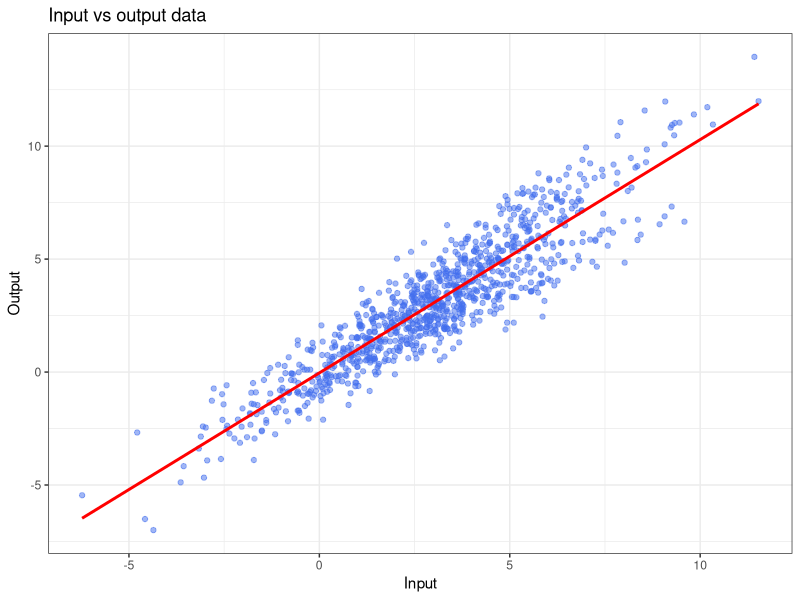
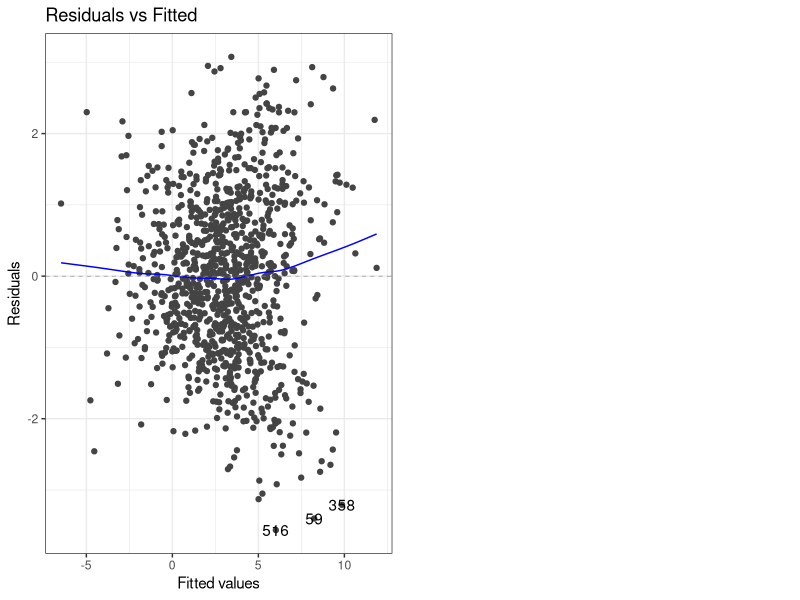
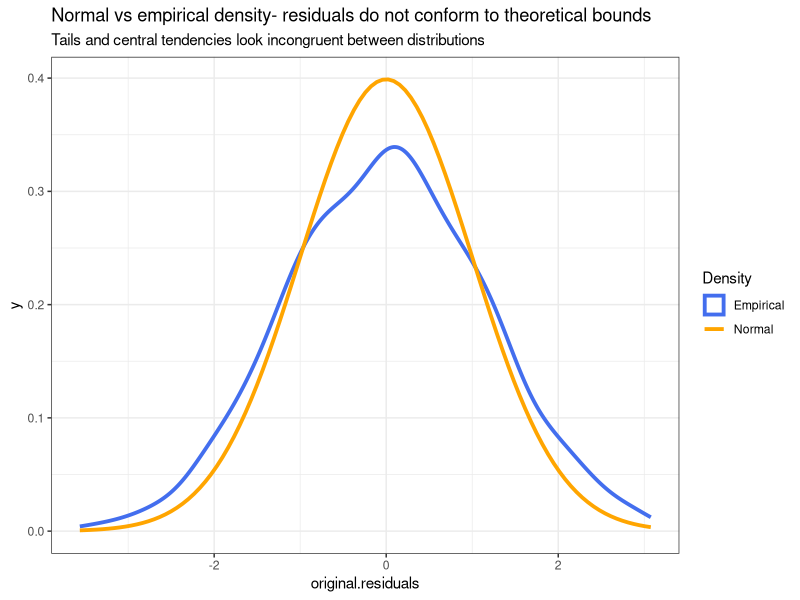
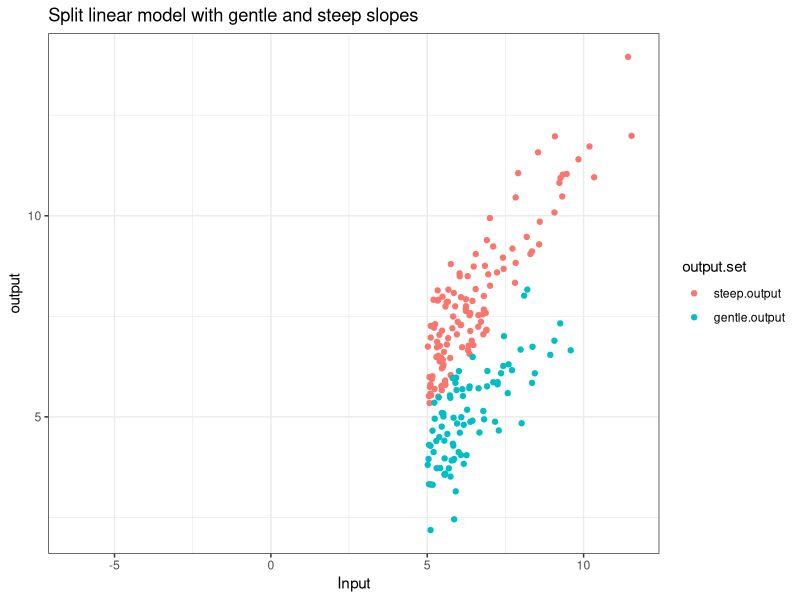
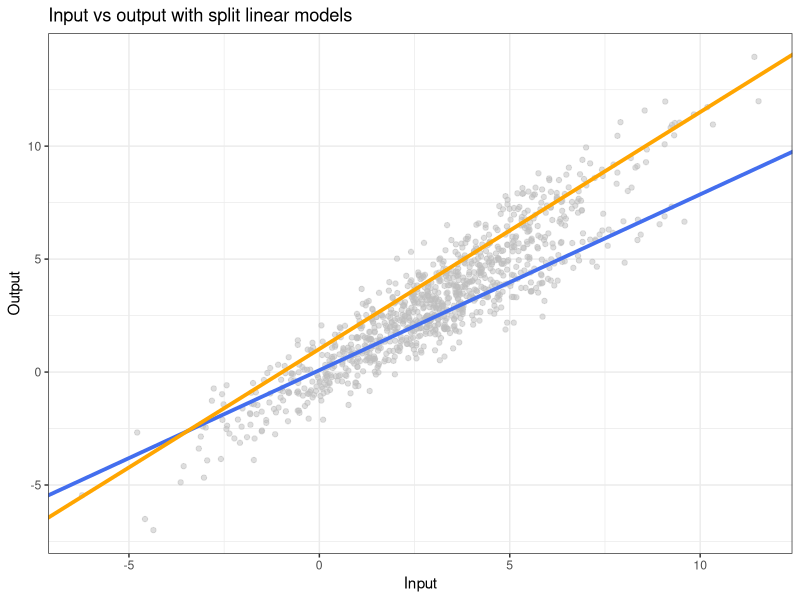
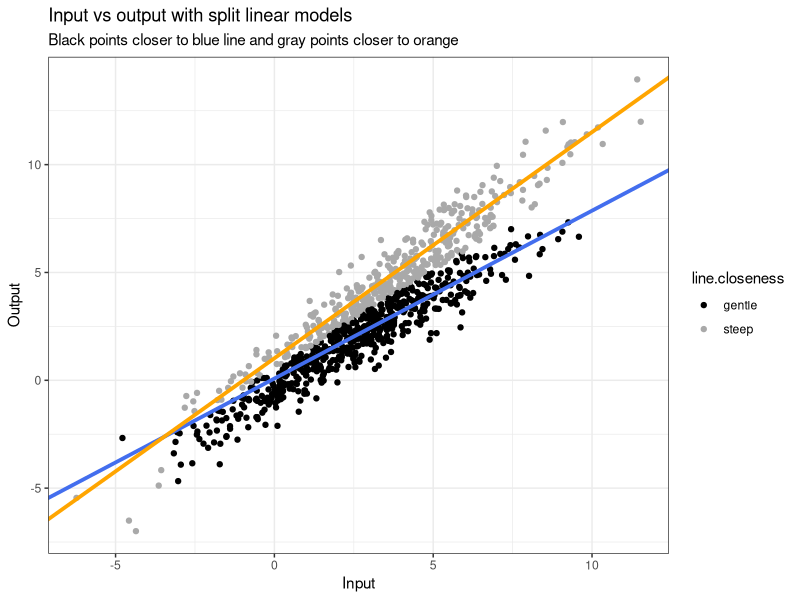
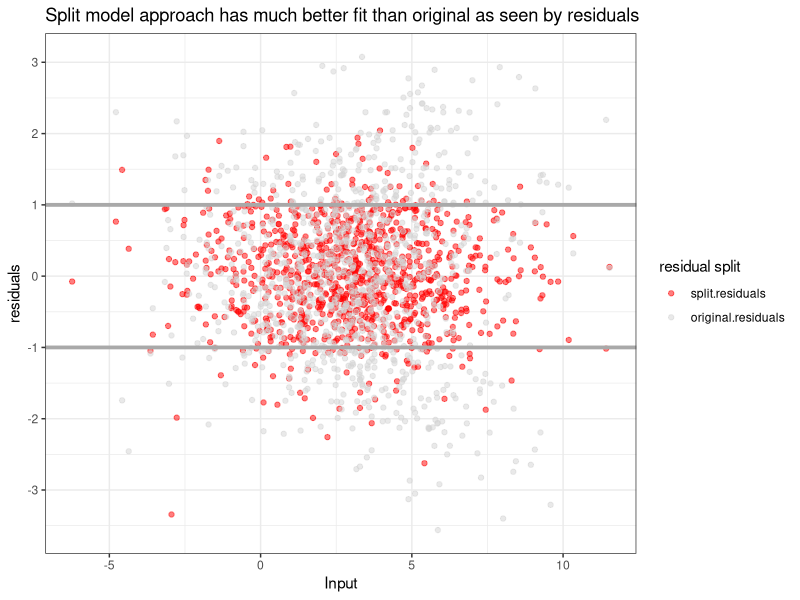
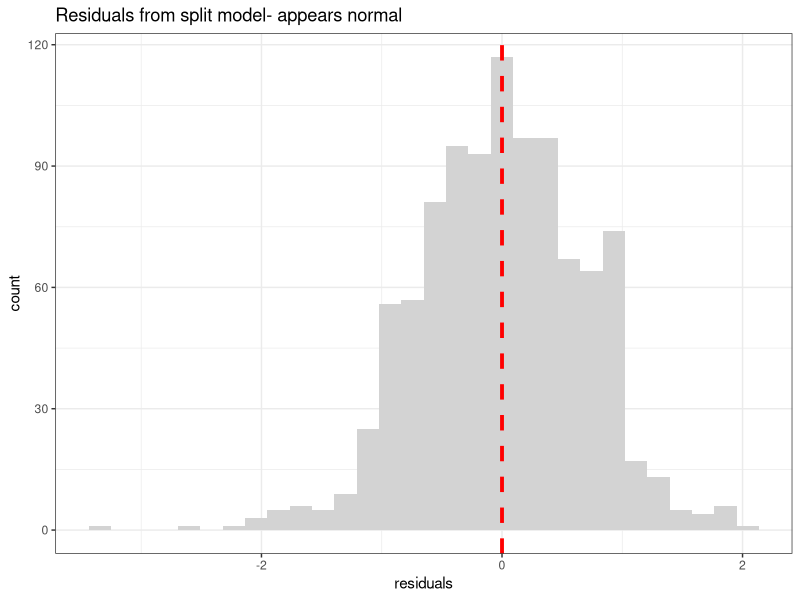

Here is the R script that generated these plots, in order: (Note: this script raises an error after producing the figures.)
library(dplyr)
library(ggplot2)
library(ggfortify)
library(reshape2)

regression_data <- read.csv("week5_statistical_analysis.csv", sep = ",")

str(regression_data)

theme_set(
  theme_bw()
)

regression_data %>%
  ggplot(aes(Input, Output)) +
  geom_jitter(colour = "royalblue2", alpha = .5) +
  geom_smooth(method = "lm", se = F, colour = "red") +
  labs(title = "Input vs output data")

linear_model <- lm(Output ~ Input, data = regression_data)

coefficients(linear_model)

regression_data <- regression_data %>%
  mutate(fitted.values = linear_model$fitted.values,
         original.residuals = linear_model$residuals)

summary(linear_model)

autoplot(linear_model, which = 1)

regression_data %>%
  ggplot(aes(original.residuals)) +
  geom_density(aes(colour = "Empirical"), size = 1.3) +
  stat_function(aes(colour = "Normal"), size = 1.3, fun = dnorm) +
  scale_colour_manual(name = "Density", values = c("royalblue2", "orange")) +
  labs(title = "Normal vs empirical density- residuals do not conform to theoretical bounds",
       subtitle = "Tails and central tendencies look incongruent between distributions")

input_threshold <- regression_data$Input >= 5

regression_data <- regression_data %>%
  mutate(steep.output = ifelse(input_threshold & (Output > fitted.values), 
                               Output, NA),
         gentle.output = ifelse(input_threshold & (Output <= fitted.values), 
                                Output, NA))

new_output <- regression_data %>%
  dplyr::select(Input, steep.output, gentle.output)

new_output <- melt(new_output, 
                   id.vars = "Input",
                   variable.name = "output.set",
                   value.name = "output")  
new_output %>%
  ggplot(aes(Input, output, colour = output.set)) +
  geom_jitter(na.rm = T) +
  labs(title = "Split linear model with gentle and steep slopes")

#training new models with split sample output
steep_lm <- lm(steep.output ~ Input, data = regression_data)

gentle_lm <- lm(gentle.output ~ Input, data = regression_data)

summary(steep_lm)

summary(steep_lm)$coefficients

summary(steep_lm)$sigma

summary(gentle_lm)

regression_data %>%
  ggplot(aes(Input, Output)) +
  geom_jitter(colour = "gray", alpha = .5) +
  geom_abline(intercept = gentle_lm$coefficients[1], 
              slope = gentle_lm$coefficients[2], 
              colour = "royalblue2", size = 1.3) +
  geom_abline(intercept = steep_lm$coefficients[1], 
              slope = steep_lm$coefficients[2], 
              colour = "orange", size = 1.3) +
  labs(title = "Input vs output with split linear models")

regression_data <- regression_data %>%
  mutate(steep.distance = abs(
    Output - Input * steep_lm$coefficients[2] - steep_lm$coefficients[1]),
    gentle.distance = abs(
      Output - Input * gentle_lm$coefficients[2] - gentle_lm$coefficients[1]),
    line.closeness = ifelse(steep.distance < gentle.distance, "steep", "gentle"))

regression_data %>%
  ggplot(aes(Input, Output, colour = line.closeness)) +
  geom_jitter() +
  geom_abline(intercept = gentle_lm$coefficients[1], 
              slope = gentle_lm$coefficients[2], 
              colour = "royalblue2", size = 1.3) +
  geom_abline(intercept = steep_lm$coefficients[1], 
              slope = steep_lm$coefficients[2], 
              colour = "orange", size = 1.3) +
  scale_colour_manual(values = c("black", "darkgray")) +
  labs(title = "Input vs output with split linear models",
       subtitle = "Black points closer to blue line and gray points closer to orange")

regression_data %>%
  filter(line.closeness == "steep") %>%
  count() %>%
  summarise(steep.count = n,
            mix.probability = n / nrow(regression_data) * 100)

#results not from same distribution given significance test- probability is not binomial
binom.test(x = 417, n = 1000)

#seperated sample linear models
steep_df <- regression_data %>%
  filter(line.closeness == "steep")

split_steep_lm <- lm(Output ~ Input, data = steep_df)

summary(split_steep_lm)

c(split_steep_R2 = summary(split_steep_lm)$adj.r.squared,
  original_steep_R2 = summary(steep_lm)$adj.r.squared)

gentle_df <- regression_data %>%
  filter(line.closeness == "gentle")

split_gentle_lm <- lm(Output ~ Input, data = gentle_df)

summary(split_gentle_lm)

c(split_gentle_R2 = summary(split_gentle_lm)$adj.r.squared,
  original_gentle_R2 = summary(gentle_lm)$adj.r.squared)

#residual comparison between original and split models
split_residuals <- data.frame(
  split.residuals = split_steep_lm$residuals
)

split_residuals2 <- data.frame(
  split.residuals = split_gentle_lm$residuals
)

split_residuals <- bind_rows(split_residuals, split_residuals2)

split_residuals <- split_residuals %>%
  mutate(Input = regression_data$Input,
         original.residuals = regression_data$original.residuals)

split_residuals <- melt(split_residuals, 
                        id.vars = "Input",
                        value.name = "residuals", 
                        variable.name = "residual.split")

split_residuals %>%
  ggplot(aes(Input, residuals, colour = residual.split)) +
  geom_point(alpha = .5) +
  scale_colour_manual(name = "residual split", values = c("red", "lightgray")) +
  geom_hline(yintercept = 1, colour = "darkgray", size = 1.3) +
  geom_hline(yintercept = -1, colour = "darkgray", size = 1.3) +
  scale_y_continuous(breaks = seq(-4, 4, 1)) +
  labs(title = "Split model approach has much better fit than original as seen by residuals")

split_residuals %>%
  group_by(residual.split) %>%
  summarise(residual.sd = sd(residuals))

#check residual assumptions
split_residuals %>%
  filter(residual.split == "split.residuals") %>%
  ggplot(aes(residuals)) +
  geom_histogram(fill  = "lightgray") +
  geom_vline(xintercept = 0, linetype = "dashed", colour = "red", size = 1.3) +
  labs(title = "Residuals from split model- appears normal")

#check normality using ks test
library(fitdistrplus)

residual_test <- split_residuals %>%
  filter(residual.split == "split.residuals") %>%
  dplyr::select(residuals)

residual_param <- fitdistr(residual_test$residuals, "normal")

ks.test(residual_test$residuals, "pnorm",
        residual_param$estimate[1],
        residual_param$estimate[2])

residual_test %>%
  ggplot(aes(sample = residuals)) +
  stat_qq()

#splitting using volatility clustering
regression_data <- regression_data %>%
  mutate(squared.deviations = (Output - mean(Output)) ^ 2)

regression_data %>%
  ggplot(aes(Input, squared.deviations)) +
  geom_jitter(colour = "gray", alpha = ".75") +
  geom_smooth(method = "loess", se = F, size = 1.3) +
  labs(title = "Squared deviations plot (output - avg output squared ^ 2)")

clusteringParabola <- (linear_model$fitted.values - mean(regression_data$Output)) ^ 2

regression_data <- regression_data %>%
  mutate(clustering.parabola = clusteringParabola,
         parabola.groups = ifelse(
           clusteringParabola < regression_data$squared.deviations, "steep", "flat"),
         steep.p.output = ifelse(parabola.groups == "steep", Output, NA),
         flat.p.output = ifelse(parabola.groups == "flat", Output, NA))

#matches assignment code
head(regression_data$parabola.groups, 10)

regression_data %>%
  ggplot(aes(Input, squared.deviations)) +
  geom_jitter(aes(colour = parabola.groups), alpha = ".75") +
  geom_smooth(method = "loess", se = F, size = 1.5, colour = "gray") +
  scale_colour_manual(values = c("royalblue2", "orange")) +
  labs(title = "Squared deviations plot (output - avg output squared ^ 2)",
       subtitle = "Parabola groups formed by splitting points above and below clustering parabola value")

input_mean <- mean(regression_data$Input)

regression_data %>%
  filter(Input < (input_mean - .5) | Input > (input_mean + .5)) %>%
  ggplot(aes(Input, Output)) +
  geom_jitter(aes(colour = parabola.groups), alpha = ".75") +
  scale_colour_manual(values = c("royalblue2", "orange")) +
  labs(title = "Squared deviations plot (output - avg output squared ^ 2)",
       subtitle = "Parabola groups formed by splitting points above and below clustering parabola value")

#training new models with split sample output
p.steep_lm <- lm(steep.p.output ~ Input, data = regression_data)

p.flat_lm <- lm(flat.p.output ~ Input, data = regression_data)

summary(p.steep_lm)

summary(p.steep_lm)$coefficients

summary(p.flat_lm)

regression_data %>%
  ggplot(aes(Input, Output)) +
  geom_jitter(colour = "gray", alpha = .5) +
  geom_abline(intercept = p.flat_lm$coefficients[1], 
              slope = p.flat_lm$coefficients[2], 
              colour = "royalblue2", size = 1.3) +
  geom_abline(intercept = p.steep_lm$coefficients[1], 
              slope = p.steep_lm$coefficients[2], 
              colour = "orange", size = 1.3) +
  labs(title = "Input vs output with parabola clustering split linear models")

#all model comparison
c(parabola.steep = summary(p.steep_lm)$adj.r.squared,
  split.steep = summary(split_steep_lm)$adj.r.squared,
  parabola.flat = summary(p.flat_lm)$adj.r.squared,
  split.flat = summary(split_gentle_lm)$adj.r.squared)

#test data- fit general, flat, and steep lm
test_data <- read.csv("Week5_Test_Sample.csv", sep = "")

str(test_data)

test_data %>%
  ggplot(aes(Input, Output)) +
  geom_jitter(colour = "royalblue2", alpha = .5) +
  geom_smooth(method = "lm", se = F, colour = "red") +
  labs(title = "input vs output data")

GeneralModel <- lm(Output ~ Input, data = test_data)

test_data <- test_data %>%
  mutate(squared.deviations = (Output - mean(Output)) ^ 2)

test_data %>%
  ggplot(aes(Input, squared.deviations)) +
  geom_jitter(colour = "gray", alpha = ".75") +
  geom_smooth(method = "loess", se = F, size = 1.3) +
  labs(title = "Squared deviations plot (output - avg output squared ^ 2)")

clusteringParabola <- (GeneralModel$fitted.values - mean(test_data$Output)) ^ 2

test_data <- test_data %>%
  mutate(clustering.parabola = clusteringParabola,
         parabola.groups = ifelse(
           clusteringParabola < test_data$squared.deviations, "steep", "flat"),
         steep.p.output = ifelse(parabola.groups == "steep", Output, NA),
         flat.p.output = ifelse(parabola.groups == "flat", Output, NA))

mSteep <- lm(steep.p.output ~ Input, data = test_data)

mFlat <- lm(flat.p.output ~ Input, data = test_data)

test_data %>%
  ggplot(aes(Input, Output)) +
  geom_jitter(colour = "gray", alpha = .5) +
  geom_abline(intercept = mSteep$coefficients[1], 
              slope = mSteep$coefficients[2], 
              colour = "royalblue2", size = 1.3) +
  geom_abline(intercept = mFlat$coefficients[1], 
              slope = mFlat$coefficients[2], 
              colour = "orange", size = 1.3) +
  labs(title = "Input vs output with volatility clustering using parabola boundary linear models")

c(general.fit = summary(GeneralModel)$adj.r.squared,
  steep.fit = summary(mSteep)$adj.r.squared,
  flat.fit = summary(mFlat)$adj.r.squared)

#re-train models on split data
input_threshold <- test_data$Input >= 0

test_data <- test_data %>%
  mutate(fitted.values = GeneralModel$fitted.values,
         steep.output = ifelse(input_threshold & (Output > fitted.values), 
                               Output, NA),
         gentle.output = ifelse(input_threshold & (Output <= fitted.values), 
                                Output, NA))

steep_lm <- lm(steep.output ~ Input, data = test_data)

gentle_lm <- lm(gentle.output ~ Input, data = test_data)

test_data <- test_data %>%
  mutate(steep.distance = abs(
    Output - Input * steep_lm$coefficients[2] - steep_lm$coefficients[1]),
    gentle.distance = abs(
      Output - Input * gentle_lm$coefficients[2] - gentle_lm$coefficients[1]),
    line.closeness = ifelse(steep.distance < gentle.distance, "steep", "gentle"))

steep_df <- test_data %>%
  filter(line.closeness == "steep")

split_steep_lm <- lm(Output ~ Input, data = steep_df)

summary(split_steep_lm)

gentle_df <- test_data %>%
  filter(line.closeness == "gentle")

split_gentle_lm <- lm(Output ~ Input, data = gentle_df)

summary(split_gentle_lm)

c(split_gentle_R2 = summary(split_gentle_lm)$adj.r.squared,
  original_gentle_R2 = summary(gentle_lm)$adj.r.squared,
  split_steep_R2 = summary(split_steep_lm)$adj.r.squared,
  original_steep_R2 = summary(steep_lm)$adj.r.squared)

#all test models comparison- parabola better fit
c(parabola.steep = summary(mSteep)$adj.r.squared,
  split.steep = summary(split_steep_lm)$adj.r.squared,
  parabola.flat = summary(mFlat)$adj.r.squared,
  split.flat = summary(split_gentle_lm)$adj.r.squared)

#taking parabola models for assignment ouptut
res <- list(GeneralModel = GeneralModel, mSteep = mSteep, mFlat = mSteep)

saveRDS(res, file = "result.rds")
